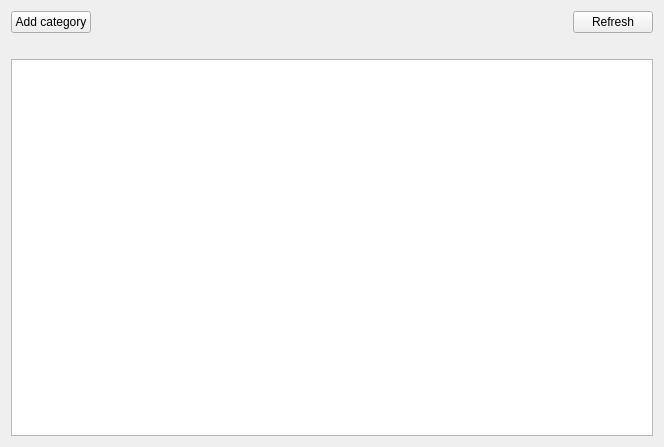
<?xml version="1.0" encoding="UTF-8"?>
<ui version="4.0">
 <class>AccountTreeWidget</class>
 <widget class="QWidget" name="AccountTreeWidget">
  <property name="geometry">
   <rect>
    <x>0</x>
    <y>0</y>
    <width>664</width>
    <height>447</height>
   </rect>
  </property>
  <property name="windowTitle">
   <string>Accounts</string>
  </property>
  <layout class="QVBoxLayout" name="verticalLayout">
   <item>
    <layout class="QHBoxLayout" name="horizontalLayout">
     <item>
      <widget class="QPushButton" name="addCategoryButton">
       <property name="sizePolicy">
        <sizepolicy hsizetype="Fixed" vsizetype="Preferred">
         <horstretch>0</horstretch>
         <verstretch>0</verstretch>
        </sizepolicy>
       </property>
       <property name="text">
        <string>Add category</string>
       </property>
      </widget>
     </item>
     <item alignment="Qt::AlignRight">
      <widget class="QPushButton" name="refreshButton">
       <property name="sizePolicy">
        <sizepolicy hsizetype="Fixed" vsizetype="Fixed">
         <horstretch>0</horstretch>
         <verstretch>0</verstretch>
        </sizepolicy>
       </property>
       <property name="text">
        <string>Refresh</string>
       </property>
      </widget>
     </item>
    </layout>
   </item>
   <item>
    <layout class="QHBoxLayout" name="horizontalLayout_2">
     <item>
      <widget class="QLabel" name="errorLabel">
       <property name="styleSheet">
        <string notr="true">color: red</string>
       </property>
       <property name="text">
        <string/>
       </property>
       <property name="alignment">
        <set>Qt::AlignCenter</set>
       </property>
      </widget>
     </item>
     <item>
      <widget class="QLabel" name="totalBalanceValueLabel">
       <property name="sizePolicy">
        <sizepolicy hsizetype="Fixed" vsizetype="Preferred">
         <horstretch>0</horstretch>
         <verstretch>0</verstretch>
        </sizepolicy>
       </property>
       <property name="text">
        <string/>
       </property>
       <property name="alignment">
        <set>Qt::AlignRight|Qt::AlignTrailing|Qt::AlignVCenter</set>
       </property>
      </widget>
     </item>
    </layout>
   </item>
   <item>
    <widget class="QTreeView" name="treeView">
     <property name="contextMenuPolicy">
      <enum>Qt::CustomContextMenu</enum>
     </property>
     <property name="sizeAdjustPolicy">
      <enum>QAbstractScrollArea::AdjustToContents</enum>
     </property>
     <property name="dragEnabled">
      <bool>true</bool>
     </property>
     <property name="dragDropOverwriteMode">
      <bool>true</bool>
     </property>
     <property name="dragDropMode">
      <enum>QAbstractItemView::InternalMove</enum>
     </property>
     <property name="alternatingRowColors">
      <bool>true</bool>
     </property>
     <property name="indentation">
      <number>20</number>
     </property>
     <property name="itemsExpandable">
      <bool>true</bool>
     </property>
     <property name="headerHidden">
      <bool>true</bool>
     </property>
     <property name="expandsOnDoubleClick">
      <bool>true</bool>
     </property>
    </widget>
   </item>
  </layout>
 </widget>
 <tabstops>
  <tabstop>addCategoryButton</tabstop>
  <tabstop>treeView</tabstop>
 </tabstops>
 <resources>
  <include location="../../icons/tikka.slots.pyqt.resources.icons.index.qrc"/>
 </resources>
 <connections/>
</ui>
